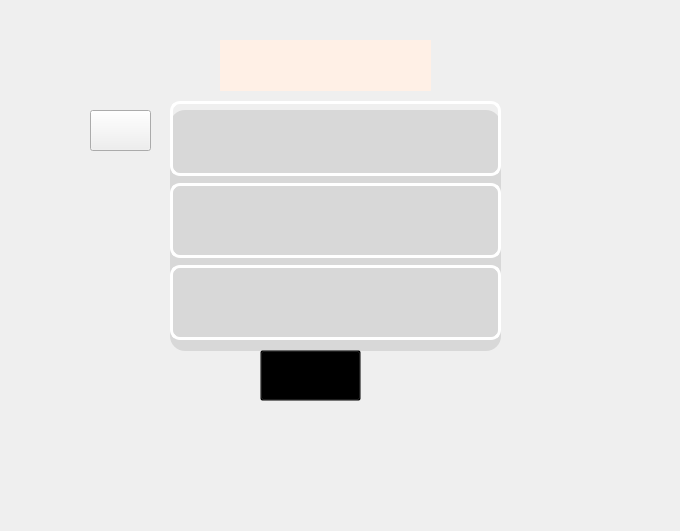
<?xml version="1.0" encoding="UTF-8"?>
<ui version="4.0">
 <class>Form</class>
 <widget class="QWidget" name="Form">
  <property name="geometry">
   <rect>
    <x>0</x>
    <y>0</y>
    <width>680</width>
    <height>531</height>
   </rect>
  </property>
  <property name="windowTitle">
   <string>Form</string>
  </property>
  <property name="styleSheet">
   <string notr="true"/>
  </property>
  <widget class="QLabel" name="label">
   <property name="geometry">
    <rect>
     <x>11</x>
     <y>11</y>
     <width>656</width>
     <height>508</height>
    </rect>
   </property>
   <property name="styleSheet">
    <string notr="true">border-image: url(:/login/login_back.png);
background:transparent</string>
   </property>
   <property name="text">
    <string/>
   </property>
  </widget>
  <widget class="QPushButton" name="register_button_confirm">
   <property name="geometry">
    <rect>
     <x>260</x>
     <y>350</y>
     <width>101</width>
     <height>51</height>
    </rect>
   </property>
   <property name="cursor">
    <cursorShape>PointingHandCursor</cursorShape>
   </property>
   <property name="styleSheet">
    <string notr="true">border-image: url(:/login/login_register.png);
background:transparent</string>
   </property>
   <property name="text">
    <string/>
   </property>
  </widget>
  <widget class="QLabel" name="hintmassage">
   <property name="geometry">
    <rect>
     <x>220</x>
     <y>40</y>
     <width>211</width>
     <height>51</height>
    </rect>
   </property>
   <property name="styleSheet">
    <string notr="true">background-color: rgb(255, 240, 230);
font: 9pt &quot;幼圆&quot;;
font: 18pt ;</string>
   </property>
   <property name="text">
    <string/>
   </property>
   <property name="alignment">
    <set>Qt::AlignCenter</set>
   </property>
  </widget>
  <widget class="QLabel" name="groupBox">
   <property name="geometry">
    <rect>
     <x>170</x>
     <y>110</y>
     <width>331</width>
     <height>241</height>
    </rect>
   </property>
   <property name="styleSheet">
    <string notr="true">
border-style: solid;
border-radius:15px; 
background:rgba(0,0,0,0.1)</string>
   </property>
   <property name="text">
    <string/>
   </property>
  </widget>
  <widget class="QWidget" name="verticalLayoutWidget">
   <property name="geometry">
    <rect>
     <x>170</x>
     <y>100</y>
     <width>331</width>
     <height>241</height>
    </rect>
   </property>
   <layout class="QVBoxLayout" name="verticalLayout_3">
    <item>
     <widget class="QLineEdit" name="user_register">
      <property name="minimumSize">
       <size>
        <width>0</width>
        <height>75</height>
       </size>
      </property>
      <property name="tabletTracking">
       <bool>true</bool>
      </property>
      <property name="focusPolicy">
       <enum>Qt::StrongFocus</enum>
      </property>
      <property name="styleSheet">
       <string notr="true">border-width: 3px 3px 3px 3px;
border-image: url(:/login/login_user.png);
border-style: solid;
border-radius:10px; 
border-color: rgb(255, 255, 255);
font: 20pt &quot;Bauhaus 93&quot;;
background:transparent
</string>
      </property>
      <property name="text">
       <string/>
      </property>
      <property name="alignment">
       <set>Qt::AlignCenter</set>
      </property>
      <property name="placeholderText">
       <string/>
      </property>
     </widget>
    </item>
    <item>
     <widget class="QLineEdit" name="password_register">
      <property name="minimumSize">
       <size>
        <width>0</width>
        <height>75</height>
       </size>
      </property>
      <property name="focusPolicy">
       <enum>Qt::StrongFocus</enum>
      </property>
      <property name="styleSheet">
       <string notr="true">border-width: 3px 3px 3px 3px;
border-image: url(:/login/login_passwprd.png);
border-style: solid;
border-radius:10px; 
border-color: rgb(255, 255, 255);
font: 16pt &quot;Agency FB&quot;;
background:transparent
</string>
      </property>
      <property name="text">
       <string/>
      </property>
      <property name="echoMode">
       <enum>QLineEdit::Password</enum>
      </property>
      <property name="alignment">
       <set>Qt::AlignCenter</set>
      </property>
      <property name="placeholderText">
       <string/>
      </property>
     </widget>
    </item>
    <item>
     <widget class="QLineEdit" name="password_register2">
      <property name="minimumSize">
       <size>
        <width>0</width>
        <height>75</height>
       </size>
      </property>
      <property name="focusPolicy">
       <enum>Qt::StrongFocus</enum>
      </property>
      <property name="styleSheet">
       <string notr="true">border-width: 3px 3px 3px 3px;
border-image: url(:/login/login_passwprd.png);
border-style: solid;
border-radius:10px; 
border-color: rgb(255, 255, 255);
font: 16pt &quot;Agency FB&quot;;
background:transparent
</string>
      </property>
      <property name="text">
       <string/>
      </property>
      <property name="echoMode">
       <enum>QLineEdit::Password</enum>
      </property>
      <property name="alignment">
       <set>Qt::AlignCenter</set>
      </property>
     </widget>
    </item>
   </layout>
  </widget>
  <widget class="QPushButton" name="login_back_pushbutton">
   <property name="geometry">
    <rect>
     <x>90</x>
     <y>110</y>
     <width>61</width>
     <height>41</height>
    </rect>
   </property>
   <property name="cursor">
    <cursorShape>PointingHandCursor</cursorShape>
   </property>
   <property name="styleSheet">
    <string notr="true">border-image: url(:/login/register_back.png);</string>
   </property>
   <property name="text">
    <string/>
   </property>
  </widget>
  <zorder>label</zorder>
  <zorder>register_button_confirm</zorder>
  <zorder>groupBox</zorder>
  <zorder>verticalLayoutWidget</zorder>
  <zorder>hintmassage</zorder>
  <zorder>login_back_pushbutton</zorder>
 </widget>
 <resources>
  <include location="../resource/rsc.qrc"/>
 </resources>
 <connections/>
</ui>
